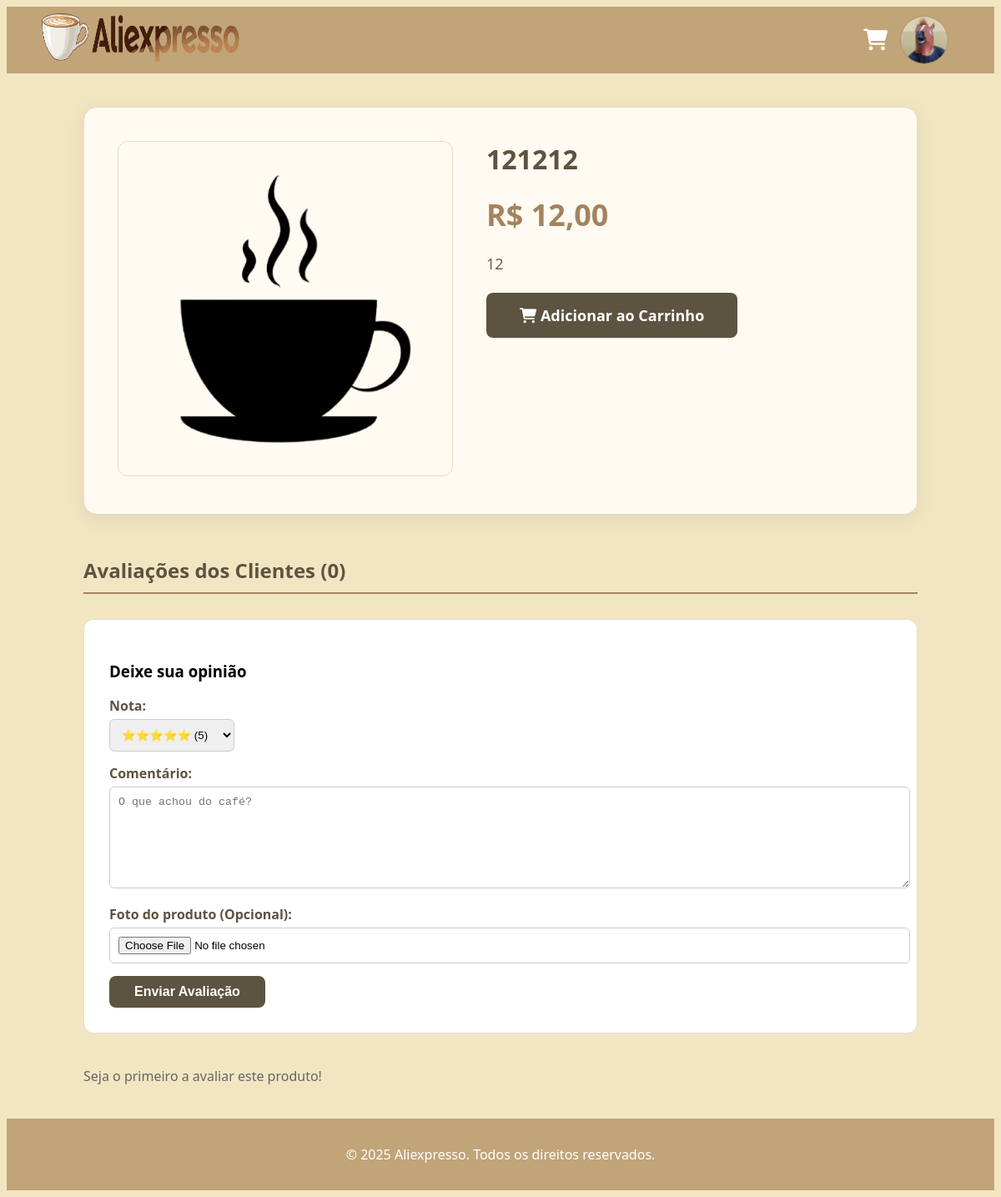
/index.php?page=produto&action=detalhes&id=5 (signed in), run on an earlier commit of the app's database.
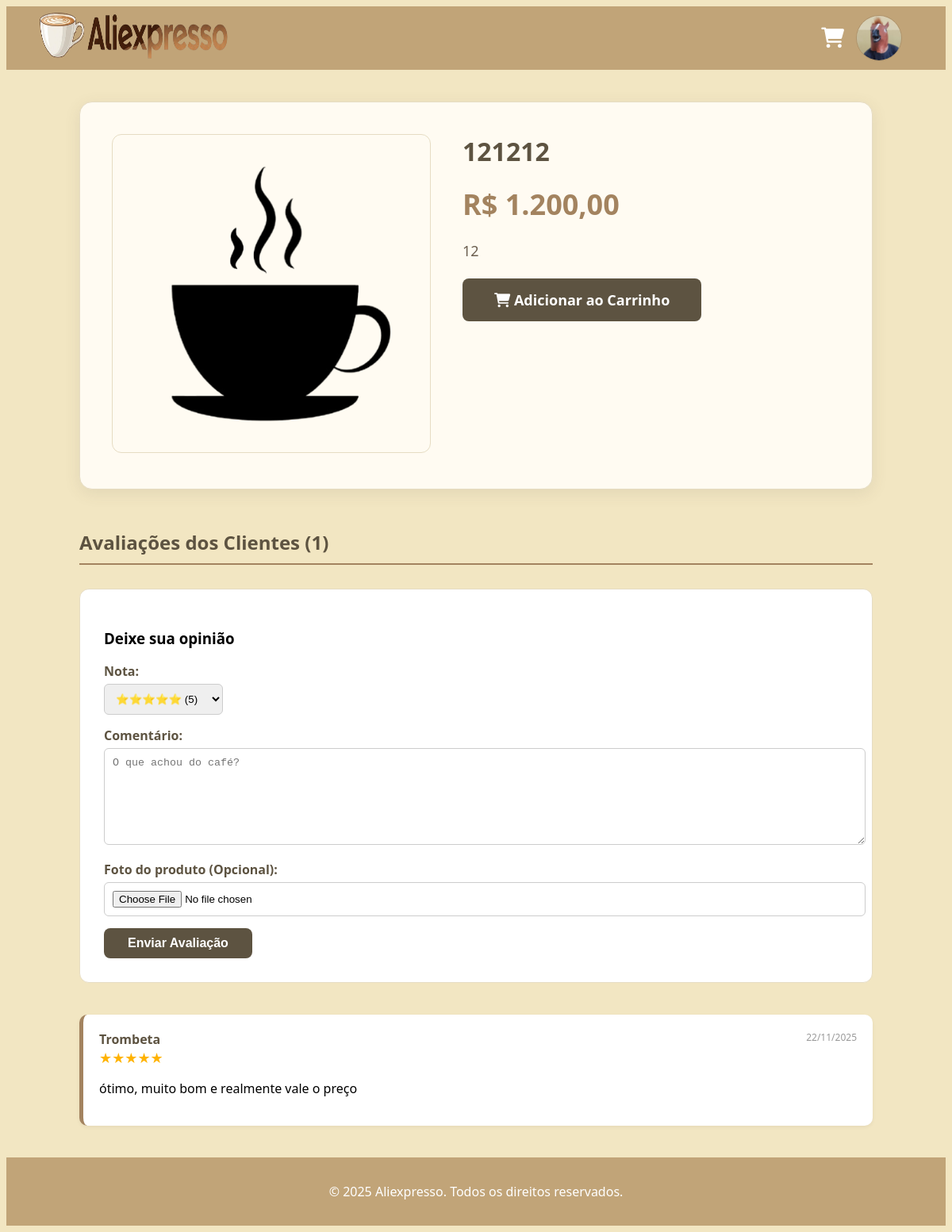
And on a later commit of the database.
### tables this page shows
CREATE TABLE `produtos` (
  `id_produto` int(11) NOT NULL,
  `nome` varchar(100) NOT NULL,
  `descricao` text DEFAULT NULL,
  `preco` decimal(10,2) NOT NULL,
  `quantidade_estoque` int(11) DEFAULT 0,
  `categoria` varchar(50) DEFAULT NULL,
  `id_usuario` int(11) DEFAULT NULL,
  `imagem` varchar(255) DEFAULT NULL,
  `status` enum('a venda','descontinuado') DEFAULT 'a venda'
);

CREATE TABLE `avaliacoes` (
  `id_avaliacao` int(11) NOT NULL,
  `id_produto` int(11) NOT NULL,
  `id_usuario` int(11) NOT NULL,
  `nota` int(11) NOT NULL,
  `comentario` text DEFAULT NULL,
  `imagem` varchar(255) DEFAULT NULL,
  `data_avaliacao` datetime DEFAULT current_timestamp(),
  `sentimento` varchar(20) DEFAULT 'NEUTRO'
);

CREATE TABLE `usuarios` (
  `id_usuario` int(11) NOT NULL,
  `nome` varchar(100) NOT NULL,
  `email` varchar(100) NOT NULL,
  `senha` varchar(255) NOT NULL,
  `tipo` enum('cliente','vendedor','gerente','admin') NOT NULL DEFAULT 'cliente',
  `imagem_perfil` varchar(255) DEFAULT NULL,
  `data_cadastro` datetime NOT NULL DEFAULT current_timestamp()
);

### autoloader.php (called while the page is built, shortened)
<?php
    spl_autoload_register(function ($class) {
        $prefix = 'Aliexpresso\\';
        $base_dir = __DIR__ . '/';
        $len = strlen($prefix);
        $relative_class = substr($class, $len);
        $path = str_replace('\\', '/', $relative_class);
        $last_slash_pos = strrpos($path, '/');
        if ($last_slash_pos === false) {
            $directory_path = '';
            $class_file_name = $path;
        } else {
            $directory_path = substr($path, 0, $last_slash_pos);
            $class_file_name = substr($path, $last_slash_pos + 1);
        }
        $file = $base_dir . strtolower($directory_path) . '/' . $class_file_name . '.php';
    });
?>

### controller/ProdutoController.php (called while the page is built, shortened)
<?php
class ProdutoController {
    public function detalhes() {
        $id = (int)($_GET['id'] ?? 0);
        $produtoModel = new ProdutoModel();
        $produto = $produtoModel->getById($id);
        $avaliacaoModel = new AvaliacaoModel();
        $avaliacoes = $avaliacaoModel->getByProduct($id);
        require_once __DIR__ . '/../view/produtos/detalhes.php';
    }
}
?>

### helper/Auth.php (called while the page is built, shortened)
<?php
    class Auth {
        public static function isLoggedIn(): bool {
            return isset($_SESSION['usuario']);
        }
        public static function user() {
            return $_SESSION['usuario'] ?? null;
        }
        public static function role(): ?string {
            return self::isLoggedIn() ? self::user()['tipo'] : null;
        }
        public static function isClient(): bool {
            return self::role() === 'cliente';
        }
    }
?>

### model/Database.php (called while the page is built)
<?php
    class Database {
        private static $instance = null;
        private $conn;
        private function __construct() {
            try {
                $dsn = 'mysql:host=localhost;port=3306;dbname=aliexpresso;charset=utf8mb4';
                $this->conn = new PDO($dsn, 'root', '');
                $this->conn->setAttribute(PDO::ATTR_ERRMODE, PDO::ERRMODE_EXCEPTION);
                $this->conn->setAttribute(PDO::ATTR_DEFAULT_FETCH_MODE, PDO::FETCH_ASSOC);
            } catch (PDOException $e) {
                die("Erro na conexão: " . $e->getMessage());
            }
        }
        public static function getInstance() {
            if (self::$instance === null) {
                self::$instance = new Database();
            }
            return self::$instance;
        }
        public function getConnection() {
            return $this->conn;
        }
    }
?>

### model/ProdutoModel.php (called while the page is built, shortened)
<?php
    require_once __DIR__ . '/Database.php';
    class ProdutoModel {
        private $pdo;
        public function __construct() {
            $this->pdo = \Database::getInstance()->getConnection();
        }
        public function getById(int $id) {
            $stmt = $this->pdo->prepare("SELECT * FROM produtos WHERE id_produto = ?");
            $stmt->execute([$id]);
            return $stmt->fetch();
        }
    }
?>

### model/avaliacaoModel.php (called while the page is built, shortened)
<?php
require_once __DIR__ . '/Database.php';
class AvaliacaoModel {
    private $pdo;
    public function __construct() {
        $this->pdo = \Database::getInstance()->getConnection();
    }
    public function getByProduct($idProduto) {
        $sql = "SELECT a.*, u.nome as nome_usuario
                FROM avaliacoes a
                JOIN usuarios u ON a.id_usuario = u.id_usuario
                WHERE a.id_produto = :prod
                ORDER BY a.data_avaliacao DESC";
        $stmt = $this->pdo->prepare($sql);
        $stmt->execute([':prod' => $idProduto]);
        return $stmt->fetchAll(\PDO::FETCH_ASSOC);
    }
}

### view/produtos/detalhes.php (the view, shortened to what this page needs)
<!DOCTYPE html>
<html lang="pt-br">
<head>
    <link rel="stylesheet" href="assets/css/header.css">
    <link rel="stylesheet" href="assets/css/footer.css">
    <link rel="stylesheet" href="https://cdnjs.cloudflare.com/ajax/libs/font-awesome/6.0.0-beta3/css/all.min.css">
</head>
<body>
    <?php \Aliexpresso\Controller\PageController::renderHeader(); ?>
    <main class="detalhe-container">
        <div class="produto-wrapper">
            <div class="produto-img">
                <img src="<?= htmlspecialchars($produto['imagem']) ?>" alt="<?= htmlspecialchars($produto['nome']) ?>">
            </div>
            <div class="produto-info">
                <h1><?= htmlspecialchars($produto['nome']) ?></h1>
                <span class="produto-preco">R$ <?= number_format($produto['preco'], 2, ',', '.') ?></span>
                <p class="produto-desc"><?= htmlspecialchars($produto['descricao']) ?></p>
                <a href="index.php?page=carrinho&action=ajax_add&id=<?= $produto['id_produto'] ?>" class="btn-add js-add-to-cart">
                    <i class="fas fa-shopping-cart"></i> Adicionar ao Carrinho
                </a>
            </div>
        </div>
        <div class="avaliacoes-section">
            <h2 class="avaliacoes-header">Avaliações dos Clientes (<?= count($avaliacoes) ?>)</h2>
            <?php if (isset($_SESSION['usuario'])): ?>
                <div class="form-avaliacao">
                    <h3>Deixe sua opinião</h3>
                    <form action="index.php?page=produto&action=avaliar" method="POST" enctype="multipart/form-data">
                        <div class="form-group">
                            <label>Nota:</label>
                            <select name="nota" class="form-control" style="max-width: 150px;" required>
                                <option value="5">⭐⭐⭐⭐⭐ (5)</option>
                            </select>
                        </div>
                        <div class="form-group">
                            <label>Comentário:</label>
                            <textarea name="comentario" class="form-control" placeholder="O que achou do café?" required></textarea>
                        </div>
                        <div class="form-group">
                            <label>Foto do produto (Opcional):</label>
                            <input type="file" name="imagem" class="form-control" accept="image/*">
                        </div>
                        <button type="submit" class="btn-add" style="font-size: 16px; padding: 10px 30px;">Enviar Avaliação</button>
                    </form>
                </div>
            <?php else: ?>
                <div class="fidelidade-box" style="text-align:center; margin-bottom:30px;">
                    Para avaliar, faça <a href="index.php?page=usuario&action=login">Login</a>.
                </div>
            <?php endif; ?>
            <?php if (empty($avaliacoes)): ?>
                <p style="color:#666;">Seja o primeiro a avaliar este produto!</p>
            <?php else: ?>
                <?php foreach ($avaliacoes as $av): ?>
                    <div class="review-card">
                        <div class="review-header">
                            <div>
                                <span class="review-user"><?= htmlspecialchars($av['nome_usuario']) ?></span>
                                <div class="star-rating">
                                    <?= str_repeat('★', $av['nota']) . str_repeat('☆', 5 - $av['nota']) ?>
                                </div>
                            </div>
                            <span class="review-date"><?= date('d/m/Y', strtotime($av['data_avaliacao'])) ?></span>
                        </div>
                        <p><?= nl2br(htmlspecialchars($av['comentario'])) ?></p>
                    </div>
                <?php endforeach; ?>
            <?php endif; ?>
        </div>
    </main>
    <?php \Aliexpresso\Controller\PageController::renderFooter(); ?>
</body>
</html>

### index.php (shortened to what this page needs)
<?php
    require_once __DIR__ . '/autoloader.php';
    $page = $_GET['page'] ?? 'home';
    $controller_key = strtolower($page);
    if ($controller_key === 'home') {
        require_once __DIR__ . '/view/home/index.php';
    } else {
        $controllerName = 'Aliexpresso\\Controller\\' . ucfirst($controller_key) . 'Controller';
        if (class_exists($controllerName)) {
            try {
                $controller = new $controllerName();
                $action = $_GET['action'] ?? 'index';
                if (method_exists($controller, $action)) {
                    $controller->$action();
                } else {
                    http_response_code(404);
                    die("Erro 404: A ação '{$action}' não existe no controller '{$controller_key}'.");
                }
            } catch (Throwable $e) {
                if (!empty($_SERVER['HTTP_X_REQUESTED_WITH']) && strtolower($_SERVER['HTTP_X_REQUESTED_WITH']) == 'xmlhttprequest') {
                    header('Content-Type: application/json');
                    echo json_encode([
                        'success' => false,
                        'message' => 'Erro interno no servidor: ' . $e->getMessage()
                    ]);
                } else {
                    echo "<div style='color: red; border: 1px solid red; padding: 15px; margin: 20px;'>";
                    echo "<strong>Erro Crítico:</strong> " . $e->getMessage();
                    echo "</div>";
                }
            }
        } else {
            http_response_code(404);
            echo "Erro 404: Página '{$controller_key}' não encontrada. <br>";
            echo "Tentou carregar: $controllerName";
        }
    }
?>

### controller/pageController.php (shortened to what this page needs)
<?php
    class PageController
    {
        public static function renderHeader() {
            $logado = Auth::isLoggedIn();
        ?>
            <header>
                <a href="index.php?page=home" class="site-logo">
                    <h1><img src="./assets/img/logo_aliexpresso4.png" alt="Logo Aliexpresso"></h1>
                </a>
                <div class="header-right">
                    <?php if (\Aliexpresso\Helper\Auth::isClient()): ?>
                        <a href="index.php?page=Carrinho" class="header-cart-icon-link cart-icon-container" aria-label="Carrinho de Compras">
                            <i class="fas fa-shopping-cart cart-icon"></i>
                        </a>
                    <?php endif; ?>
                    <?php if ($logado): ?>
                        <?php
                            $userImage = Auth::user()['imagem_perfil'] ?? null;
                        ?>
                        <?php if (!empty($userImage)): ?>
                            <img src="<?= htmlspecialchars($userImage) ?>" alt="Imagem de Perfil" class="icon user-icon" id="userIconTrigger">
                        <?php endif; ?>
                    <?php else: ?>
                        <img src="https://placehold.co/30x30/eeeeee/777777?text=User" alt="Usuário" class="icon user-icon" id="userIconTrigger">
                    <?php endif; ?>
                </div>
            </header>
        <?php
        }
        public static function renderFooter() {
        ?>
            <footer>
                <p>&copy; <?= date('Y') ?> Aliexpresso. Todos os direitos reservados.</p>
            </footer>
        <?php
        }
    }
?>

### assets/css/header.css (style rules this page uses)
:root { --cor-primaria: #c1a478; --cor-destaque: #a67c52; --cor-botao-fundo: var(--cor-destaque); }
header { background-color: var(--cor-primaria); color: white; width: 100%; display: flex; align-items: center; justify-content: flex-start; position: relative; box-sizing: border-box; height: 10vh; }
header .site-logo { text-decoration: none; }
header .site-logo h1 { font-size: 2rem; font-weight: bolder; color: white; margin-left: 5vh; }
header .site-logo img { height: 8vh; width: 20vw; }
.header-right { display: flex; align-items: center; gap: 15px; margin-left: auto; margin-right: 5vh ; }
.icon { width: 30px; height: 30px; display: block; }
.user-icon { border-radius: 50%; cursor: pointer; object-fit: cover; }
.header-cart-icon-link { color: white; text-decoration: none; position: relative; display: flex; align-items: center; }
.header-cart-icon-link { color: white; text-decoration: none; position: relative; display: inline-flex; align-items: center; }
.cart-icon { font-size: 1.6rem; line-height: 1; }
.user-icon { width: 7vh; height: 7vh; border-radius: 50%; cursor: pointer; object-fit: cover; display: inline-block; vertical-align: middle; }
img.user-icon { object-fit: cover; border: 1px solid rgba(0,0,0,0.1); }

### assets/css/footer.css (style rules this page uses)
footer { background-color: var(--cor-primaria); color: white; text-align: center; padding: 1rem 0; margin-top: 2rem; width: 100%; }

### view/produtos/detalhes.php (style rules this page uses)
body { background-color: #f2e6c2; font-family: 'Segoe UI', sans-serif; }
.detalhe-container { max-width: 1000px; margin: 40px auto; padding: 0 20px; }
.produto-wrapper { display: flex; gap: 40px; background: #fffbf2; padding: 40px; border-radius: 16px; box-shadow: 0 5px 20px rgba(93, 83, 65, 0.1); border: 1px solid #e6dcc3; }
.produto-img img { max-width: 400px; width: 100%; border-radius: 12px; border: 1px solid #e6dcc3; }
.produto-info h1 { color: #5d5341; margin-top: 0; font-size: 32px; }
.produto-desc { color: #6b5e4f; line-height: 1.6; font-size: 18px; margin: 20px 0; }
.produto-preco { font-size: 36px; color: #a3835f; font-weight: bold; display: block; margin-bottom: 20px; }
.btn-add { background-color: #5d5341; color: white; padding: 15px 40px; text-decoration: none; border-radius: 8px; font-weight: bold; font-size: 18px; display: inline-block; transition: background 0.3s; border: none; cursor: pointer; }
.avaliacoes-section { margin-top: 50px; }
.avaliacoes-header { border-bottom: 2px solid #a3835f; padding-bottom: 10px; margin-bottom: 30px; color: #5d5341; }
.form-avaliacao { background: #fff; padding: 30px; border-radius: 12px; margin-bottom: 40px; border: 1px solid #e6dcc3; }
.form-group { margin-bottom: 15px; }
.form-group label { display: block; margin-bottom: 5px; color: #5d5341; font-weight: 600; }
.form-control { width: 100%; padding: 10px; border: 1px solid #ccc; border-radius: 6px; }
textarea.form-control { resize: vertical; height: 100px; }
.star-rating { color: #ffb300; font-size: 18px; }
.review-card { background: white; padding: 20px; border-radius: 10px; margin-bottom: 20px; border-left: 5px solid #a3835f; box-shadow: 0 2px 5px rgba(0,0,0,0.05); }
.review-header { display: flex; justify-content: space-between; margin-bottom: 10px; }
.review-user { font-weight: bold; color: #5d5341; }
.review-date { font-size: 12px; color: #999; }

What changed in the data, as far as the page shows it:
changed produtos: preco "12,00" → "1.200,00"
added avaliacoes: id_usuario.nome "Trombeta", nota "★★★★★", data_avaliacao "22/11/2025", comentario "ótimo, muito bom e realmente vale o preço"
Also different on the page:
count($avaliacoes): "0" → "1"
text no longer shown: "Seja o primeiro a avaliar este produto!"
